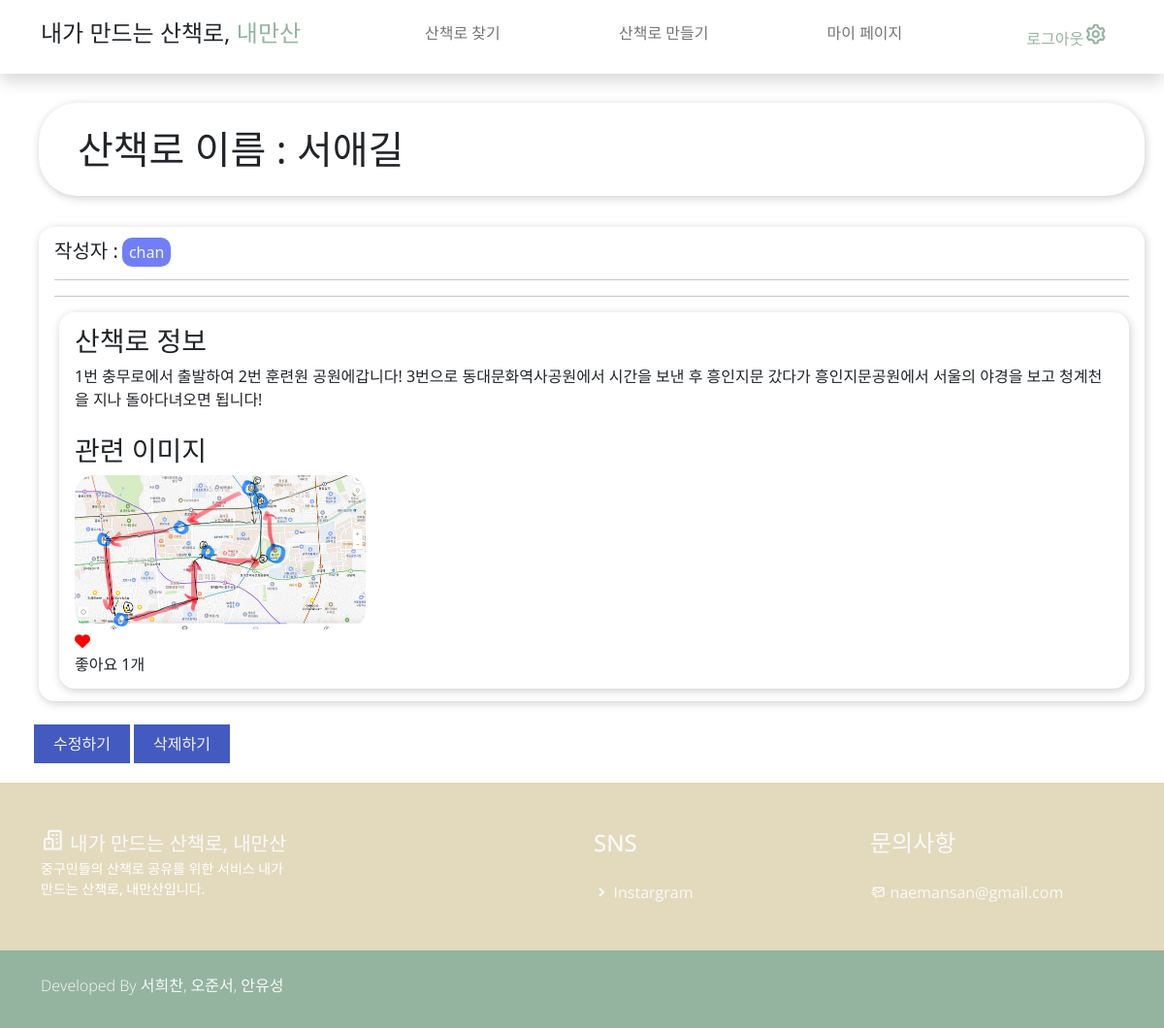
Page /study/6/ (signed in) on the committed database.
### study/models.py (models this page shows)
class study(models.Model):
    writer = models.ForeignKey(
        User, on_delete=models.CASCADE)  # 작성자, User 모델 사용
    name = models.CharField(max_length=50)  # 스터디명
    intro = models.CharField(max_length=100)  # 스터디 한줄 소개
    body = models.TextField()  # 스터디 정보
    phnum = models.CharField(max_length=13)  # 대표자 연락처
    difficulty = models.IntegerField(default=0)
    image = models.FileField(
        upload_to="image/", null=True
    )  # 스터디 관련 이미지(있으면 글 썸네일, 없으면 메인 로고가 글 썸네일)
    like_user_set = models.ManyToManyField(User, blank=True, related_name='likes_user_set',through='Like')
    @property
    def like_count(self):
        return self.like_user_set.count()

### study/views.py (the view)
# urls.py: path("<int:id>/", detail, name="detail"),  # 스터디 상세 페이지
def detail(request, id):
    post = get_object_or_404(study, pk=id)
    todos = post.todos.all()
    checks = post.checks.all()
    dailys = post.dailys.all()
    notions_all = notion.objects.all().order_by("-id")
    page = int(request.GET.get("p", 1))  # 없으면 1로 지정
    paginator = Paginator(notions_all, 5)
    notions = paginator.get_page(page)
    if request.user == post.writer:
        is_author = True
    else:
        is_author = False
    return render(
        request,
        "study/detail.html",
        {
            "post": post,
            "is_author": is_author,
            "todos": todos,
            "checks": checks,
            "notions": notions,
            "dailys": dailys,
        },
    )

### study/templates/study/detail.html (shortened to what this page needs)
{% extends 'base.html' %}
{% load static %}
{% block content %}
{% if user.is_authenticated %}
<section style="margin: 20px; margin-left: 35px; margin-top: 30px;">
    <h1 class="titleBox">산책로 이름 : {{post.name}}</h1>
    <br>
    <div class="bodyBox">
    <h5 style="display: inline;">작성자 :</h5> <a class="first_a" href="{% url 'mypage:mypage' post.writer.id %}" >{{post.writer}}</a>&nbsp;&nbsp;&nbsp;&nbsp;
    <hr>
    <hr>
    <div class="bodyBox">
        <h3>산책로 정보</h3> {{post.body}}
        <br><br>
        {%if post.image%}
        <h3>관련 이미지</h3>
        <img class="postImage" src="{{ post.image.url }}"  alt="사진 나올 곳"><br>
        {%endif%}
      <span href="#" class="like" name ="{{post.id}}" value="Like">
        {% if user in post.like_user_set.all %}
            <div class="alt-service-icon">
                <i class="fas fa-heart" id ="like-icon" style="color:red;"></i>
            </div>
        {% else %}
                <div class="alt-service-icon">
                <i class="far fa-heart" id ="like-icon" style="color:red;"></i>
            </div>
        {% endif %}
            <span id="count-{{ post.id }}" class="alt-services-title font-alt">
                좋아요
            {% if post.like_count == 0 %}
                0개
            {% else %}
                {{ post.like_count }}개
            {% endif %}
            </span>
      </span>
    </div>
    {%if is_author%}
    </div>
    <br>
            <button><a class="end_a" href="{% url 'study:edit' post.id %}">수정하기</a></button>
            <button><a class="end_a" href="{% url 'study:delete' post.id %}">삭제하기</a></button>
    {%endif%}
</section>
{% endif %}
{% endblock %}

### naemansan/static/css/templatemo.css (style rules this page uses)
html { font-family: 'Open Sans', sans-serif; }
p, a { font-weight: 400; }

### study/templates/study/detail.html (style rules this page uses)
.first_a { border: 2px solid none; background-color: rgb(113, 127, 247); padding: 4px 7px; border-radius: 10px; text-decoration: none; color: whitesmoke; }
.postImage { width: 300px; border-radius: 20px; }
.end_a { text-decoration: none; color: whitesmoke; }
button { background:#435ac0; color:#fff; border:none; position:relative; height:40px; font-size:1em; padding:0 20px; cursor:pointer; transition:800ms ease all; outline:none; }
button:before,button:after { content:''; position:absolute; top:0; right:0; height:2px; width:0; background: #435ac0; transition:400ms ease all; }
button:after { right:inherit; top:inherit; left:0; bottom:0; }
.titleBox { border-radius: 1em; padding: 0.6em 1em; background: #ffffff; box-shadow: 1px 2px 10px rgba(0,0,0,0.2); margin-left: 5px; }
.bodyBox { border-radius: 1em; padding: 0.8em 1em; background: #ffffff; box-shadow: 1px 2px 10px rgba(0,0,0,0.2); margin-left: 5px; }

### rows in the picture
study: name "서애길", writer "chan", body "1번 충무로에서 출발하여 2번 훈련원 공원에갑니다! 3번으로 동대문화역사공원에서 시간을 보낸 후 흥인지문 갔다가 흥인지문공원에서 서울의 야경을 보고 청계천을 지나 돌아다녀오면 됩니다!", image (picture), like_count "1"
